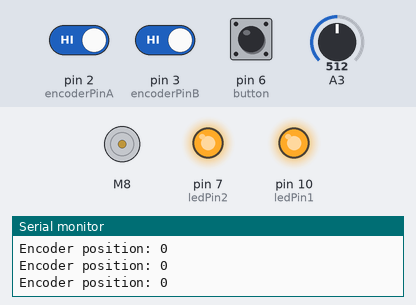
The sketch below on a simulated Arduino Uno, built with avr-gcc and run on an emulated ATmega328P. Parts: DC motor (green arrow = forward, orange = backward, longer = faster), output pins drawn as LEDs (lit = HIGH), the last lines printed to the serial monitor. The inputs (shaded band) are chosen by the test bench; at power-on: A3 = 512, pin 2 (encoderPinA) HIGH, pin 3 (encoderPinB) HIGH, pin 6 (button) LOW.

Above: at 1.2 s.
1.3 s: A3 set to 137
2.8 s: A3 set to 119
At 3.7 s:
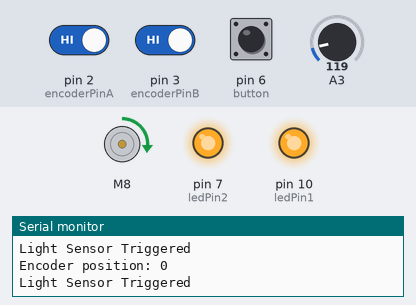
Timing chart, 0 to 5.8 s (numbered marks = the images above; inputs shaded):
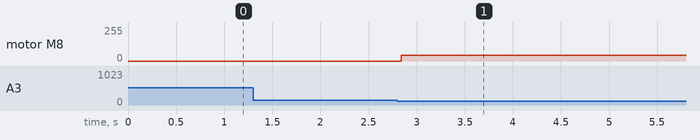

Measured:
- the behaviour switches between 125 and 124 on A3 (found by bisection; images 0 and 1)
- after the input at 2.8 s, motor M8: stopped → forward 45/255 at once

The sketch:

finalDearbornHackathon3.ino
```cpp
// For single motor instance
#include <L298N.h>

// Pin definitions for the encoder
const int encoderPinA = 2;  // A phase of the encoder
const int encoderPinB = 3;  // B phase of the encoder

// Variables for tracking encoder position
volatile long encoderPosition = 0; // The position based on encoder
volatile int lastEncoded = 0;

// With Enable pin to control speed
L298N myMotor(5, 8, 9);

// Motor control variables
int maxRPM = 45;  // Speed of the motor (0-255)

// Grove Base Shield v2 inputs
int button = 6; // D6 input

// Button state tracking
int buttonState;
bool isButtonPressed = false;
bool isButtonReleased = true;

// Encoder min, encoder max
int minRotation = 0;
int maxRotation = 300;

int minLumens = 125;

const int ledPin1 = 10;
const int ledPin2 = 7;

// Enum representing the state of the system
enum possibleStates {CLOSED, OPEN, OPENING, CLOSING};
possibleStates systemState;

void setup() {
  Serial.begin(9600);

  myMotor.setSpeed(maxRPM);

  // Set up encoder pins
  pinMode(encoderPinA, INPUT);
  pinMode(encoderPinB, INPUT);
  digitalWrite(encoderPinA, HIGH); // Enable pull-up resistors
  digitalWrite(encoderPinB, HIGH); // Enable pull-up resistors

  // Attach interrupts for the encoder
  attachInterrupt(digitalPinToInterrupt(encoderPinA), updateEncoder, CHANGE);
  attachInterrupt(digitalPinToInterrupt(encoderPinB), updateEncoder, CHANGE);

  pinMode(ledPin1, OUTPUT);
  pinMode(ledPin2, OUTPUT);

  digitalWrite(ledPin1, HIGH);
  digitalWrite(ledPin2, HIGH);
}

void loop() {
  Serial.print("Encoder position: ");
  Serial.println(encoderPosition); // Print the encoder position

  checkInputs();

  if (isButtonPressed) {
    switch (systemState) {
      case OPEN:
        //
      case OPENING:
        systemState = CLOSING;
        Serial.println("Closing");
        runMotor(-1);
        break;
      case CLOSED:
        //
      case CLOSING:
        systemState = OPENING;
        Serial.println("Opening");
        runMotor(1);
        break;
    }
  }
}

void checkInputs() {
  if (encoderPosition <= minRotation && systemState == CLOSING) {
    myMotor.stop();
  } else if (encoderPosition >= maxRotation && systemState == OPENING) {
    myMotor.stop();
  }

  if (analogRead(A3) < minLumens) {
    Serial.println("Light Sensor Triggered");
    if (systemState == OPENING) {
      myMotor.stop();
    }
    systemState = OPENING;
    myMotor.forward();
    return;
  }

  buttonState = digitalRead(button);

  if (buttonState == 1 && isButtonPressed) {
    isButtonPressed = false;
  }
  else if (buttonState == 1 && isButtonReleased) {
    isButtonPressed = true;
    isButtonReleased = false;
    Serial.println("Button Pressed");
  }
  else if (buttonState == 0) {
    isButtonPressed = false;
    isButtonReleased = true;
  }
}

void runMotor(int sign) {
  if (sign == 1) {
    myMotor.forward();
  }
  else if (sign == -1) {
    myMotor.backward();
  }
  else {
    myMotor.stop();
    return;
  }

  for (int i=0; i<maxRPM; i++) {
    myMotor.setSpeed(i);
    delay(1);
  }

  checkInputs();
}

// Interrupt service routine to update encoder position
void updateEncoder() {
  int MSB = digitalRead(encoderPinA); // Most significant bit
  int LSB = digitalRead(encoderPinB); // Least significant bit

  int encoded = (MSB << 1) | LSB;     // Convert the 2 pin value to an integer
  int sum = (lastEncoded << 2) | encoded; // Calculate the difference

  if (sum == 0b1101 || sum == 0b0100 || sum == 0b0010 || sum == 0b1011) {
    encoderPosition++;
  }
  if (sum == 0b1110 || sum == 0b0111 || sum == 0b0001 || sum == 0b1000) {
    encoderPosition--;
  }

  lastEncoded = encoded;  // Store the previous state
}
```
